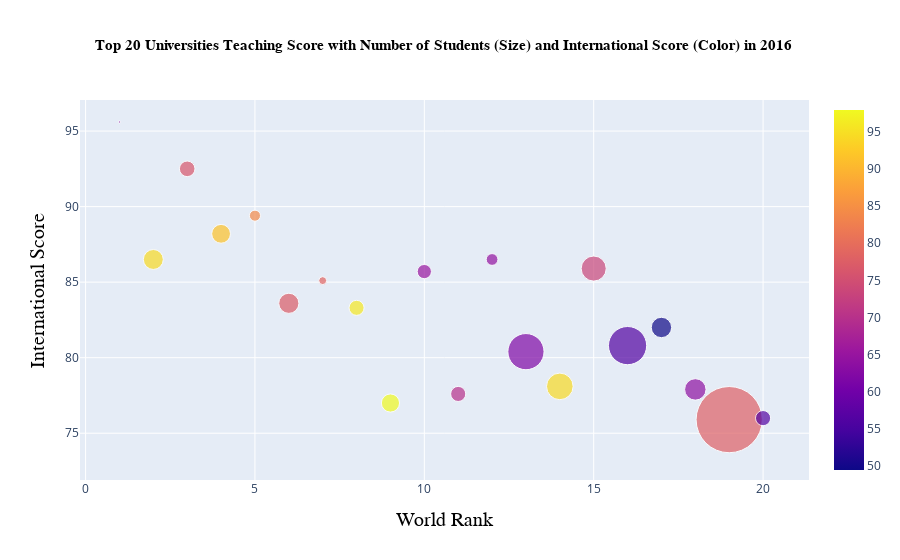

The code cell stored with this chart in its notebook:
### Code cell
# Top 20 Universities Teaching Score with Number of Students (Size) and International Score (Color) in 2016
df2016 = timesData[timesData.year == 2016].iloc[:20,:]
num_students_size = [float(each.replace(',','.')) for each in df2016.num_students]
international_color = [float(each) for each in df2016.international]

fig = go.Figure(
    data = [
        go.Scatter(
            x = df2016.world_rank,
            y = df2016.teaching,
            mode = 'markers',
            marker = dict(
                color = international_color,
                size = num_students_size,
                showscale = True
            ),
            text = df2016.university_name
        )
    ],
    layout = go.Layout(
        title = dict(
            text = '<b> Top 20 Universities Teaching Score with Number of Students (Size) and International Score (Color) in 2016</b>',
            x = 0.49, y = .93,
            font = dict(
                family = 'Italic',
                size = 15,
                color = 'Black')
        ),
        xaxis = dict(
            title = dict(
                text = 'World Rank',
                font = dict(family = 'Italic',
                            size = 20,
                            color = 'Black')
            ),
            ticklen = 5,
            zeroline = False
        ),
        yaxis = dict(title = dict(text = 'International Score',
                                  font = dict(family = 'Italic',
                                              size = 20,
                                              color = 'Black')
                                 ),
                     ticklen = 5,
                     zeroline = False
                    )
    )
)
iplot(fig)

### Figure 1 — Plotly figure (JSON) as saved in the notebook; plotly's stock layout.template omitted (floating-point values rounded to 4 significant figures)
{"data": [{"marker": {"color": [64, 94.4, 76.3, 91.5, 84, 77.2, 78.5, 96, 97.9, 65, 70, 64.3, 61.9, 94.4, 73.5, 56.4, 49.5, 63.9, 77.8, 56.5], "showscale": true, "size": [2.243, 19.92, 15.6, 18.81, 11.07, 20.15, 7.929, 15.06, 18.18, 14.22, 15.13, 11.75, 36.19, 26.61, 25.05, 38.21, 20.38, 21.42, 66.2, 15.17]}, "mode": "markers", "text": ["California Institute of Technology", "University of Oxford", "Stanford University", "University of Cambridge", "Massachusetts Institute of Technology", "Harvard University", "Princeton University", "Imperial College London", "ETH Zurich – Swiss Federal Institute of Technology Zurich", "University of Chicago", "Johns Hopkins University", "Yale University", "University of California, Berkeley", "University College London", "Columbia University", "University of California, Los Angeles", "University of Pennsylvania", "Cornell University", "University of Toronto", "Duke University"], "type": "scatter", "x": ["1", "2", "3", "4", "5", "6", "7", "8", "9", "10", "11", "12", "13", "14", "15", "16", "17", "18", "19", "20"], "y": [95.6, 86.5, 92.5, 88.2, 89.4, 83.6, 85.1, 83.3, 77, 85.7, 77.6, 86.5, 80.4, 78.1, 85.9, 80.8, 82, 77.9, 75.9, 76]}], "layout": {"title": {"font": {"color": "Black", "family": "Italic", "size": 15}, "text": "<b> Top 20 Universities Teaching Score with Number of Students (Size) and International Score (Color) in 2016</b>", "x": 0.49, "y": 0.93}, "xaxis": {"ticklen": 5, "title": {"font": {"color": "Black", "family": "Italic", "size": 20}, "text": "World Rank"}, "zeroline": false}, "yaxis": {"ticklen": 5, "title": {"font": {"color": "Black", "family": "Italic", "size": 20}, "text": "International Score"}, "zeroline": false}}}
